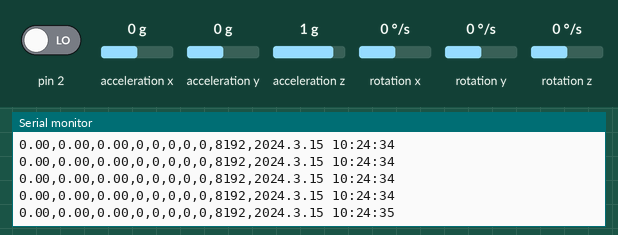
The sketch below on a simulated Arduino Uno, built with avr-gcc and run on an emulated ATmega328P. Shown: the last lines printed to the serial monitor. Inputs (shaded band) come from the test bench; at power-on: acceleration z 1 g, acceleration x 0 g, acceleration y 0 g, pin 2 LOW, rotation x 0 °/s, rotation y 0 °/s, rotation z 0 °/s. The local clock reads 2024-03-15 10:24:30 at power-on unless the sketch sets it; storage starts empty; the sensor or clock chip raises its interrupt line as the real part does.

Above: at 5.3 s.
5.4 s: acceleration z set to 0 g
At 5.75 s:
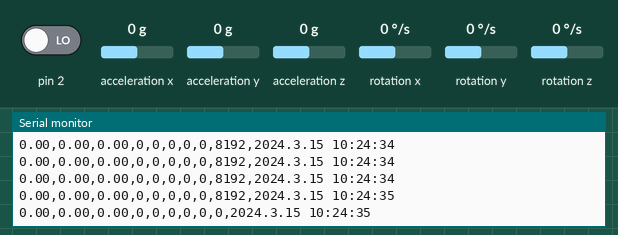
8.4 s: acceleration x set to -1.4 g
At 8.85 s:
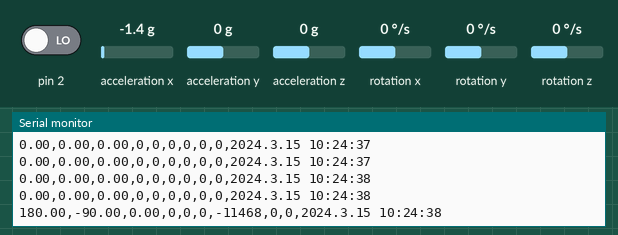
9.9 s: acceleration y set to -1.4 g
At 10.01 s:
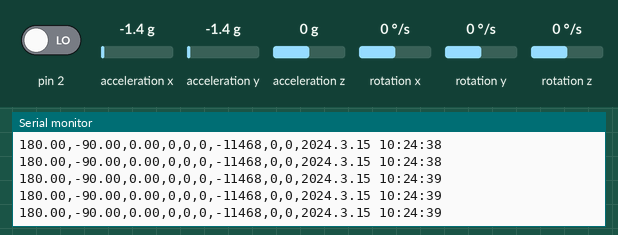
11.4 s: acceleration z set to -1.4 g
At 11.5 s:
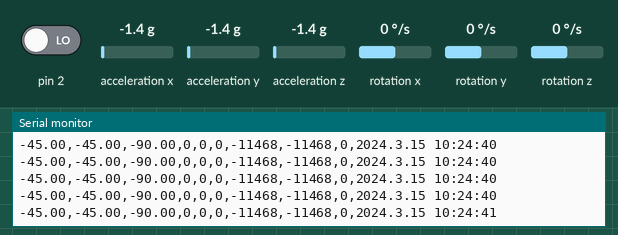
14.4 s: acceleration x set to -0.8 g
At 14.55 s:
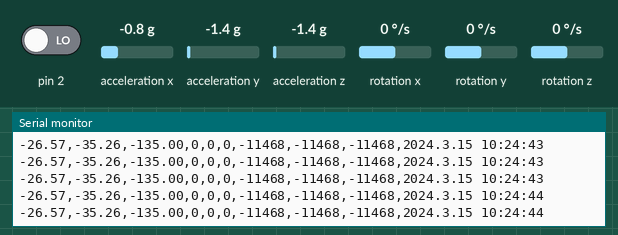
17.4 s: acceleration y set to 0 g
At 17.58 s:
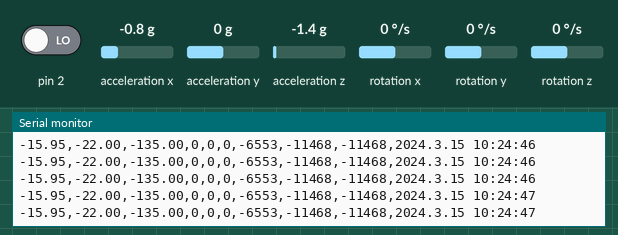
Timing chart, 0 to 20.4 s (numbered marks = the images above; inputs shaded):
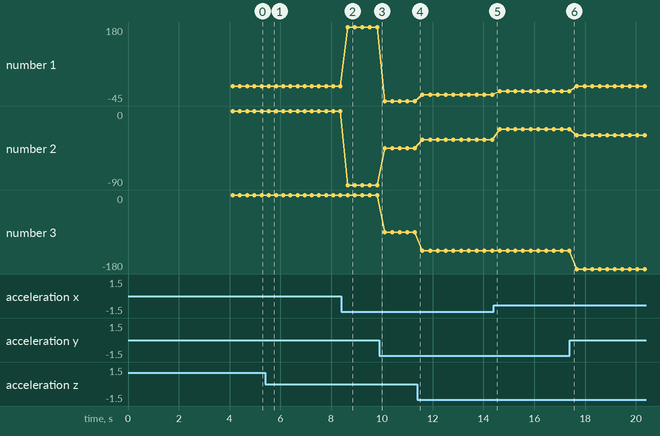

Measured:
- after the input at 5.4 s, the serial monitor: prints a new line after 0.15 s (image 1)
- after the input at 8.4 s, the serial monitor: prints a new line after 0.25 s (image 2)
- plotted number 1: 0 → 180 after the input at 8.4 s, 180 → -45 after the input at 9.9 s, -45 → -26.57 after the input at 11.4 s, -26.57 → -15.95 after the input at 14.4 s
- plotted number 2: 0 → -90 after the input at 8.4 s, -90 → -45 after the input at 9.9 s, -45 → -35.26 after the input at 11.4 s, -35.26 → -22 after the input at 14.4 s, -22 → -29.74 after the input at 17.4 s
- plotted number 3: -90 → -135 after the input at 11.4 s, -135 → -180 after the input at 17.4 s

The sketch:

experiment_soft.ino
```cpp
//#include <SoftwareSerial.h>
//#include <ArduinoJson.h>
#include <virtuabotixRTC.h>
#include "I2Cdev.h"
#include "SdFat.h"

#include "MPU6050_6Axis_MotionApps20.h"

#if I2CDEV_IMPLEMENTATION == I2CDEV_ARDUINO_WIRE
    #include "Wire.h"
#endif


MPU6050 mpu;

#define OUTPUT_READABLE_YAWPITCHROLL
#define OUTPUT_READABLE_REALACCEL

SdFat SD;
File myFile;

#define PIN_CLK 7
#define PIN_DAT 6
#define PIN_RST 5
virtuabotixRTC my_rtc(PIN_CLK, PIN_DAT, PIN_RST);

// MPU control/status vars
bool dmpReady = false;  // set true if DMP init was successful
uint8_t mpuIntStatus;   // holds actual interrupt status byte from MPU
uint8_t devStatus;      // return status after each device operation (0 = success, !0 = error)
uint16_t packetSize;    // expected DMP packet size (default is 42 bytes)
uint16_t fifoCount;     // count of all bytes currently in FIFO
uint8_t fifoBuffer[64]; // FIFO storage buffer

// orientation/motion vars
Quaternion q;           // [w, x, y, z]         quaternion container
VectorInt16 aa;         // [x, y, z]            accel sensor measurements
VectorInt16 aaReal;     // [x, y, z]            gravity-free accel sensor measurements
VectorInt16 aaWorld;    // [x, y, z]            world-frame accel sensor measurements
VectorFloat gravity;    // [x, y, z]            gravity vector
float euler[3];         // [psi, theta, phi]    Euler angle container
float ypr[3];           // [yaw, pitch, roll]   yaw/pitch/roll container and gravity vector
VectorInt16 realGyro;         // [x, y, z]            accel sensor measurements


//for classification
long i=0, Maxgy, Mingy, Gapgy, sleep;
long gyy[10], acy[10];
String StoServer = "\0";
String activity = "\0";

volatile bool mpuInterrupt = false;     // indicates whether MPU interrupt pin has gone high
void dmpDataReady() {
    mpuInterrupt = true;
}

int freeRam ()
{
  extern int __heap_start, *__brkval;
  int v;
  return (int) &v - (__brkval == 0 ? (int) &__heap_start : (int) __brkval);
}

// ================================================================
// ===                      INITIAL SETUP                       ===
// ================================================================

void setup() {
    //Wire.begin();
    Serial.begin(9600);

    if (!SD.begin(4)) {
        // don't do anything more:
      return;
    }

    // initialize device
    Serial.println(F("Initializing I2C devices..."));
    mpu.initialize();

    // verify connection
    Serial.println(F("Testing device connections..."));
    Serial.println(mpu.testConnection() ? F("MPU6050 connection successful") : F("MPU6050 connection failed"));

    delay(3000);
    // load and configure the DMP
    Serial.println(F("Initializing DMP..."));
    devStatus = mpu.dmpInitialize();

    // supply your own gyro offsets here, scaled for min sensitivity
    mpu.setXAccelOffset(-1771);
    mpu.setYAccelOffset(-310);
    mpu.setZAccelOffset(1394);
    mpu.setXGyroOffset(50);
    mpu.setYGyroOffset(34);
    mpu.setZGyroOffset(42);

    // make sure it worked (returns 0 if so)
    if (devStatus == 0) {
        // turn on the DMP, now that it's ready
        Serial.println(F("Enabling DMP..."));
        mpu.setDMPEnabled(true);

        // enable Arduino interrupt detection
        Serial.println(F("Enabling interrupt detection (Arduino external interrupt 0)..."));
        attachInterrupt(0, dmpDataReady, RISING);
        mpuIntStatus = mpu.getIntStatus();

        // set our DMP Ready flag so the main loop() function knows it's okay to use it
        Serial.println(F("DMP ready! Waiting for first interrupt..."));
        dmpReady = true;

        // get expected DMP packet size for later comparison
        packetSize = mpu.dmpGetFIFOPacketSize();
    } else {
        // ERROR!
        // 1 = initial memory load failed
        // 2 = DMP configuration updates failed
        // (if it's going to break, usually the code will be 1)
        Serial.print(F("DMP Initialization failed (code "));
        Serial.print(devStatus);
        Serial.println(F(")"));
    }


    delay(500);
  //freeRam ();

}


// ================================================================
// ===                    MAIN PROGRAM LOOP                     ===
// ================================================================

uint32_t timer = millis();

void loop() {
    my_rtc.updateTime();
    // if programming failed, don't try to do anything
    if (!dmpReady) return;

    // reset interrupt flag and get INT_STATUS byte
    mpuInterrupt = false;
    mpuIntStatus = mpu.getIntStatus();

    // get current FIFO count
    fifoCount = mpu.getFIFOCount();

    // check for overflow (this should never happen unless our code is too inefficient)
    if ((mpuIntStatus & 0x10) || fifoCount == 1024) {
        // reset so we can continue cleanly
        mpu.resetFIFO();
        //Serial.println(F("FIFO overflow!"));

    // otherwise, check for DMP data ready interrupt (this should happen frequently)
    } else if (mpuIntStatus & 0x02) {
        // wait for correct available data length, should be a VERY short wait
        while (fifoCount < packetSize) fifoCount = mpu.getFIFOCount();

        // read a packet from FIFO
        mpu.getFIFOBytes(fifoBuffer, packetSize);

        // track FIFO count here in case there is > 1 packet available
        // (this lets us immediately read more without waiting for an interrupt)
        fifoCount -= packetSize;

        #ifdef OUTPUT_READABLE_YAWPITCHROLL
            // display Euler angles in degrees
            mpu.dmpGetQuaternion(&q, fifoBuffer);
            mpu.dmpGetGravity(&gravity, &q);
            mpu.dmpGetYawPitchRoll(ypr, &q, &gravity);
//            Serial.print("ypr\t");
//            Serial.print(ypr[0] * 180/M_PI);
//            Serial.print("\t");
//            Serial.print(ypr[1] * 180/M_PI);
//            Serial.print("\t");
//            Serial.println(ypr[2] * 180/M_PI);


//            gyy[i] = ypr[2] * 180/M_PI;
//            //Serial.print("Gyro Y: "); Serial.println(gy_y);
//            //Serial.print("Accl Y: "); Serial.println(ac_y);
//            i++;
//             if(i == 10 ) {
//               Maxgy = gyy[0];
//               Mingy = gyy[0];
//               for(int j = 0 ; j < 10; j++){
//                  if(Maxgy < gyy[j]) Maxgy = gyy[j];
//                  if(Mingy > gyy[j]) Mingy = gyy[j];
//                  if(gyy[j] > 50 || gyy[j] < -50) sleep =sleep + 1;
//               }
//
//               Gapgy = Maxgy - Mingy;
//               if(sleep == 10) {Serial.println("resting"); Gapgy = -1;}
//               if(Gapgy >= 70)  {Serial.println("running");}
//               if(Gapgy <70 && Gapgy >20) {Serial.println("Walking");}
//               if(Gapgy>=0 && Gapgy <=20) {Serial.println("Standing");}
//               i = 0;
//               sleep = 0;
//             }
//             delay(98);
        #endif

        #ifdef OUTPUT_READABLE_REALACCEL
            // display real acceleration, adjusted to remove gravity
            mpu.dmpGetQuaternion(&q, fifoBuffer);
            mpu.dmpGetAccel(&aa, fifoBuffer);
            mpu.dmpGetGravity(&gravity, &q);
            mpu.dmpGetLinearAccel(&aaReal, &aa, &gravity);
            mpu.dmpGetGyro(&realGyro, fifoBuffer);
//            Serial.print("areal\t");
//            Serial.print(realGyro.x);
//            Serial.print("\t");
//            Serial.print(realGyro.y);
//            Serial.print("\t");
//            Serial.println(realGyro.z);
//            delay(100);
//            Serial.print("areal\t");
//            Serial.print(aa.x);
//            Serial.print("\t");
//            Serial.print(aa.y);
//            Serial.print("\t");
//            Serial.println(aa.z);
        #endif

        StoServer = String(ypr[0] * 180/M_PI) + "," + String(ypr[1] * 180/M_PI) + "," + String(ypr[2] * 180/M_PI) + "," + String(realGyro.x) + "," + String(realGyro.y) + "," + String(realGyro.z) + "," + String(aa.x) + "," + String(aa.y) + "," + String(aa.z) +
        "," + String(my_rtc.year) + "." + String(my_rtc.month) + "." + String(my_rtc.dayofmonth) + " " + String(my_rtc.hours) + ":" + String(my_rtc.minutes) + ":" + String(my_rtc.seconds);
        //SDCARD_W(StoServer);
        loops(StoServer);
        StoServer = "\0";
        delay(100);
    }
}

void loops(String s)
{
   if (timer > millis())  timer = millis();
         if (millis() - timer > 200) {
          timer = millis(); // reset the timer
          //if (tinyGPS.location.isValid()) {
            Serial.println(s); Serial.flush();
            StoServer = "\0";
        }
}


void SDCARD_W (String data) {
  if (timer > millis())  timer = millis();

  if (millis() - timer > 1000) {
    timer = millis(); // reset the timer
    myFile = SD.open("data.csv", FILE_WRITE);
    if(myFile) {
      myFile.println(data);
      data = "\0";
      myFile.close();
    } else {
            Serial.println("couldnt open log file");
            data = "\0";
    }
  }
}
```
